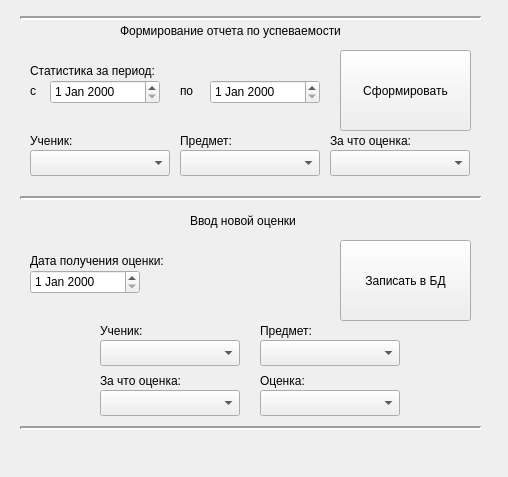
<?xml version="1.0" encoding="UTF-8"?>
<ui version="4.0">
 <class>MainWindow</class>
 <widget class="QWidget" name="MainWindow">
  <property name="geometry">
   <rect>
    <x>0</x>
    <y>0</y>
    <width>508</width>
    <height>477</height>
   </rect>
  </property>
  <property name="windowTitle">
   <string>Our School Diary</string>
  </property>
  <widget class="QDateEdit" name="dateEdit">
   <property name="geometry">
    <rect>
     <x>50</x>
     <y>80</y>
     <width>110</width>
     <height>24</height>
    </rect>
   </property>
  </widget>
  <widget class="Line" name="line">
   <property name="geometry">
    <rect>
     <x>20</x>
     <y>190</y>
     <width>461</width>
     <height>16</height>
    </rect>
   </property>
   <property name="lineWidth">
    <number>2</number>
   </property>
   <property name="orientation">
    <enum>Qt::Horizontal</enum>
   </property>
  </widget>
  <widget class="QLabel" name="label">
   <property name="geometry">
    <rect>
     <x>30</x>
     <y>60</y>
     <width>151</width>
     <height>21</height>
    </rect>
   </property>
   <property name="text">
    <string>Статистика за период:</string>
   </property>
  </widget>
  <widget class="QLabel" name="label_2">
   <property name="geometry">
    <rect>
     <x>30</x>
     <y>80</y>
     <width>21</width>
     <height>21</height>
    </rect>
   </property>
   <property name="text">
    <string>с</string>
   </property>
  </widget>
  <widget class="QDateEdit" name="dateEdit_2">
   <property name="geometry">
    <rect>
     <x>210</x>
     <y>80</y>
     <width>110</width>
     <height>24</height>
    </rect>
   </property>
  </widget>
  <widget class="QLabel" name="label_3">
   <property name="geometry">
    <rect>
     <x>180</x>
     <y>80</y>
     <width>21</width>
     <height>21</height>
    </rect>
   </property>
   <property name="text">
    <string>по</string>
   </property>
  </widget>
  <widget class="QComboBox" name="comboBox">
   <property name="geometry">
    <rect>
     <x>180</x>
     <y>150</y>
     <width>140</width>
     <height>26</height>
    </rect>
   </property>
  </widget>
  <widget class="QLabel" name="label_4">
   <property name="geometry">
    <rect>
     <x>180</x>
     <y>130</y>
     <width>71</width>
     <height>21</height>
    </rect>
   </property>
   <property name="text">
    <string>Предмет:</string>
   </property>
  </widget>
  <widget class="QLabel" name="label_5">
   <property name="geometry">
    <rect>
     <x>330</x>
     <y>130</y>
     <width>100</width>
     <height>21</height>
    </rect>
   </property>
   <property name="text">
    <string>За что оценка:</string>
   </property>
  </widget>
  <widget class="QComboBox" name="comboBox_2">
   <property name="geometry">
    <rect>
     <x>330</x>
     <y>150</y>
     <width>140</width>
     <height>26</height>
    </rect>
   </property>
  </widget>
  <widget class="QPushButton" name="pushButton">
   <property name="geometry">
    <rect>
     <x>340</x>
     <y>50</y>
     <width>131</width>
     <height>81</height>
    </rect>
   </property>
   <property name="text">
    <string>Сформировать</string>
   </property>
   <property name="checkable">
    <bool>false</bool>
   </property>
  </widget>
  <widget class="QLabel" name="label_6">
   <property name="geometry">
    <rect>
     <x>30</x>
     <y>130</y>
     <width>71</width>
     <height>21</height>
    </rect>
   </property>
   <property name="text">
    <string>Ученик:</string>
   </property>
  </widget>
  <widget class="QComboBox" name="comboBox_3">
   <property name="geometry">
    <rect>
     <x>30</x>
     <y>150</y>
     <width>140</width>
     <height>26</height>
    </rect>
   </property>
  </widget>
  <widget class="Line" name="line_2">
   <property name="geometry">
    <rect>
     <x>20</x>
     <y>10</y>
     <width>461</width>
     <height>16</height>
    </rect>
   </property>
   <property name="lineWidth">
    <number>2</number>
   </property>
   <property name="orientation">
    <enum>Qt::Horizontal</enum>
   </property>
  </widget>
  <widget class="QLabel" name="label_7">
   <property name="geometry">
    <rect>
     <x>120</x>
     <y>20</y>
     <width>261</width>
     <height>21</height>
    </rect>
   </property>
   <property name="text">
    <string>Формирование отчета по успеваемости</string>
   </property>
  </widget>
  <widget class="QLabel" name="label_8">
   <property name="geometry">
    <rect>
     <x>190</x>
     <y>210</y>
     <width>131</width>
     <height>21</height>
    </rect>
   </property>
   <property name="text">
    <string>Ввод новой оценки</string>
   </property>
  </widget>
  <widget class="Line" name="line_3">
   <property name="geometry">
    <rect>
     <x>20</x>
     <y>420</y>
     <width>461</width>
     <height>16</height>
    </rect>
   </property>
   <property name="lineWidth">
    <number>2</number>
   </property>
   <property name="orientation">
    <enum>Qt::Horizontal</enum>
   </property>
  </widget>
  <widget class="QComboBox" name="comboBox_4">
   <property name="geometry">
    <rect>
     <x>100</x>
     <y>390</y>
     <width>140</width>
     <height>26</height>
    </rect>
   </property>
  </widget>
  <widget class="QLabel" name="label_9">
   <property name="geometry">
    <rect>
     <x>100</x>
     <y>320</y>
     <width>71</width>
     <height>21</height>
    </rect>
   </property>
   <property name="text">
    <string>Ученик:</string>
   </property>
  </widget>
  <widget class="QComboBox" name="comboBox_5">
   <property name="geometry">
    <rect>
     <x>100</x>
     <y>340</y>
     <width>140</width>
     <height>26</height>
    </rect>
   </property>
  </widget>
  <widget class="QLabel" name="label_10">
   <property name="geometry">
    <rect>
     <x>260</x>
     <y>320</y>
     <width>71</width>
     <height>21</height>
    </rect>
   </property>
   <property name="text">
    <string>Предмет:</string>
   </property>
  </widget>
  <widget class="QComboBox" name="comboBox_6">
   <property name="geometry">
    <rect>
     <x>260</x>
     <y>340</y>
     <width>140</width>
     <height>26</height>
    </rect>
   </property>
  </widget>
  <widget class="QLabel" name="label_11">
   <property name="geometry">
    <rect>
     <x>100</x>
     <y>370</y>
     <width>100</width>
     <height>21</height>
    </rect>
   </property>
   <property name="text">
    <string>За что оценка:</string>
   </property>
  </widget>
  <widget class="QDateEdit" name="dateEdit_3">
   <property name="geometry">
    <rect>
     <x>30</x>
     <y>270</y>
     <width>110</width>
     <height>24</height>
    </rect>
   </property>
  </widget>
  <widget class="QLabel" name="label_12">
   <property name="geometry">
    <rect>
     <x>30</x>
     <y>250</y>
     <width>161</width>
     <height>21</height>
    </rect>
   </property>
   <property name="text">
    <string>Дата получения оценки:</string>
   </property>
  </widget>
  <widget class="QLabel" name="label_13">
   <property name="geometry">
    <rect>
     <x>260</x>
     <y>370</y>
     <width>100</width>
     <height>21</height>
    </rect>
   </property>
   <property name="text">
    <string>Оценка:</string>
   </property>
  </widget>
  <widget class="QComboBox" name="comboBox_7">
   <property name="geometry">
    <rect>
     <x>260</x>
     <y>390</y>
     <width>140</width>
     <height>26</height>
    </rect>
   </property>
  </widget>
  <widget class="QPushButton" name="pushButton_2">
   <property name="geometry">
    <rect>
     <x>340</x>
     <y>240</y>
     <width>131</width>
     <height>81</height>
    </rect>
   </property>
   <property name="text">
    <string>Записать в БД</string>
   </property>
   <property name="checkable">
    <bool>false</bool>
   </property>
  </widget>
 </widget>
 <resources/>
 <connections/>
</ui>
